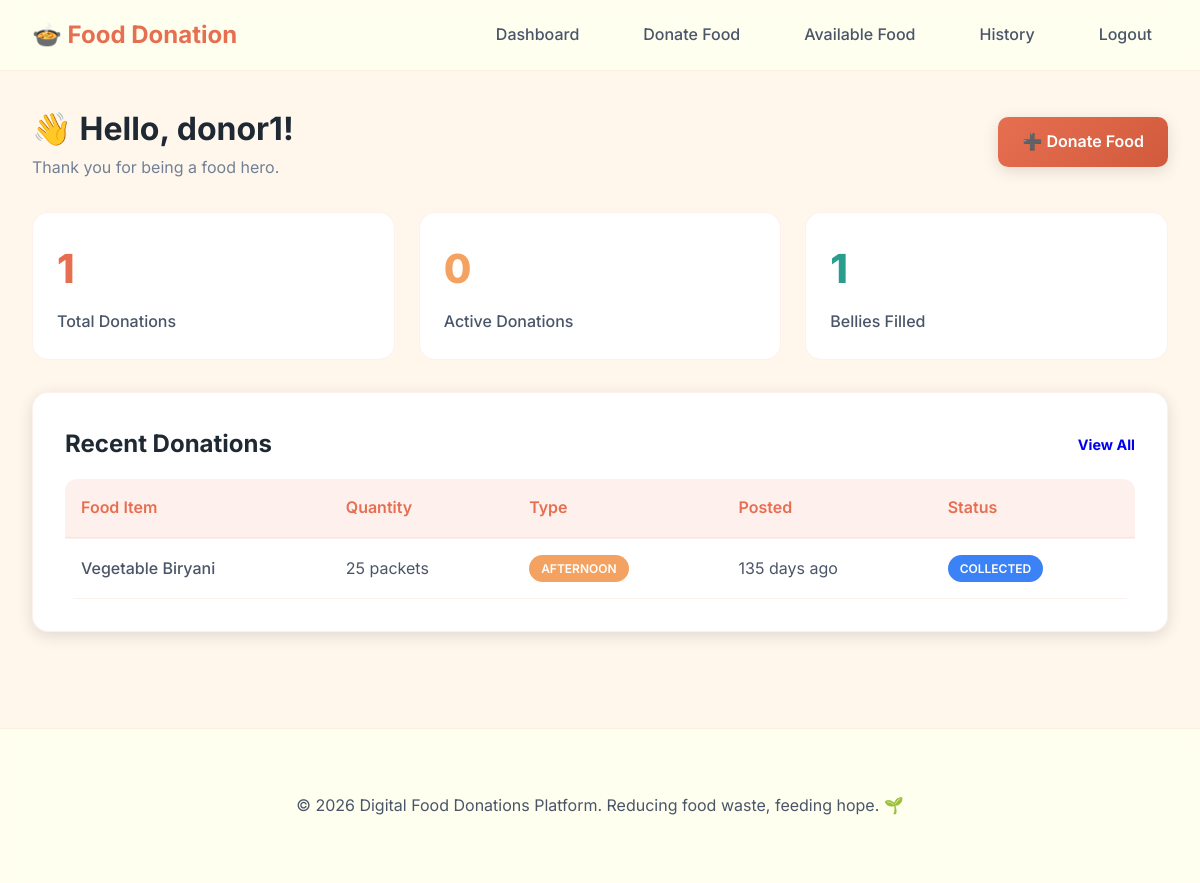
Page /user/dashboard (signed in) on the committed database.
### models.py (models this page shows, shortened)
class User(db.Model, UserMixin):
    __tablename__ = 'user'
    id = db.Column(db.Integer, primary_key=True)
    username = db.Column(db.String(80), unique=True, nullable=False)
    email = db.Column(db.String(120), unique=True, nullable=False)
    password_hash = db.Column(db.String(200), nullable=False)
    phone_number = db.Column(db.String(15), nullable=False)
    location = db.Column(db.String(100), nullable=False)
    role = db.Column(db.String(20), nullable=False)  # 'donor' or 'recipient'
    is_active = db.Column(db.Boolean, default=True)
    created_at = db.Column(db.DateTime, default=datetime.utcnow)
    donations = db.relationship('Donation', backref='donor', lazy=True, foreign_keys='Donation.donor_id')

class Donation(db.Model):
    __tablename__ = 'donation'
    id = db.Column(db.Integer, primary_key=True)
    donor_id = db.Column(db.Integer, db.ForeignKey('user.id'), nullable=False)
    food_name = db.Column(db.String(150), nullable=False)
    quantity = db.Column(db.String(50), nullable=False)
    food_time = db.Column(db.String(20), nullable=False)  # morning/afternoon/night
    expiry_datetime = db.Column(db.DateTime, nullable=False)
    location = db.Column(db.String(100), nullable=False)
    description = db.Column(db.Text, nullable=True)
    status = db.Column(db.String(20), default='available')  # available/accepted/collected/expired
    accepted_by = db.Column(db.Integer, db.ForeignKey('ngo.id'), nullable=True)
    created_at = db.Column(db.DateTime, default=datetime.utcnow)
    updated_at = db.Column(db.DateTime, default=datetime.utcnow, onupdate=datetime.utcnow)
    requests = db.relationship('Request', backref='donation', lazy=True)
    acceptor = db.relationship('NGO', backref='accepted_donations', foreign_keys=[accepted_by])

### app.py (the view)
@app.route('/user/dashboard')
@login_required
@role_required('user')
def user_dashboard():
    donations = Donation.query.filter_by(donor_id=current_user.id).order_by(Donation.created_at.desc()).limit(5).all()
    stats = {
        'total_donations': Donation.query.filter_by(donor_id=current_user.id).count(),
        'active_donations': Donation.query.filter_by(donor_id=current_user.id, status='available').count(),
        'completed': Donation.query.filter_by(donor_id=current_user.id, status='collected').count()
    }
    return render_template('user/dashboard.html', donations=donations, stats=stats)

### app.py (called while the page is built)
@login_manager.user_loader
def load_user(user_id):
    user_type = session.get('user_type')
    if user_type == 'user':
        return User.query.get(int(user_id))
    elif user_type == 'ngo':
        return NGO.query.get(int(user_id))
    elif user_type == 'admin':
        return Admin.query.get(int(user_id))
    return None

def role_required(role):
    def decorator(f):
        @wraps(f)
        def decorated_function(*args, **kwargs):
            if not current_user.is_authenticated:
                flash('Please login to access this page.', 'warning')
                return redirect(url_for('login'))
            if session.get('user_type') != role:
                flash('You do not have permission to access this page.', 'danger')
                return redirect(url_for('index'))
            return f(*args, **kwargs)
        return decorated_function
    return decorator

### utils.py (called while the page is built)
def format_time_ago(dt):
    if not dt:
        return "N/A"
    now = datetime.utcnow()
    diff = now - dt
    seconds = diff.total_seconds()
    if seconds < 60:
        return "just now"
    elif seconds < 3600:
        minutes = int(seconds / 60)
        return f"{minutes} minute{'s' if minutes > 1 else ''} ago"
    elif seconds < 86400:
        hours = int(seconds / 3600)
        return f"{hours} hour{'s' if hours > 1 else ''} ago"
    else:
        days = int(seconds / 86400)
        return f"{days} day{'s' if days > 1 else ''} ago"

### templates/user/dashboard.html (shortened to what this page needs)
{% extends "base.html" %}
{% block content %}
<div class="container">
    <div class="row" style="align-items: center; margin-bottom: 2rem;">
        <div class="col-3">
            <h1>👋 Hello, {{ current_user.username }}!</h1>
            <p style="color: var(--text-muted);">Thank you for being a food hero.</p>
        </div>
        <div class="col" style="text-align: right;">
            <a href="{{ url_for('user_donate') }}" class="btn btn-primary">
                ➕ Donate Food
            </a>
        </div>
    </div>
    <div class="stats-grid">
        <div class="stat-card">
            <div class="stat-value">{{ stats.total_donations }}</div>
            <div class="stat-label">Total Donations</div>
        </div>
        <div class="stat-card">
            <div class="stat-value" style="color: var(--warning);">{{ stats.active_donations }}</div>
            <div class="stat-label">Active Donations</div>
        </div>
        <div class="stat-card">
            <div class="stat-value" style="color: var(--success);">{{ stats.completed }}</div>
            <div class="stat-label">Bellies Filled</div>
        </div>
    </div>
    <div class="card fade-in">
        <div class="card-header">
            Recent Donations
            <a href="{{ url_for('user_history') }}"
                style="float: right; font-size: 0.9rem; margin-top: 0.5rem; text-decoration: none;">View All</a>
        </div>
        {% if donations %}
        <div class="table-container">
            <table>
                <thead>
                    <tr>
                        <th>Food Item</th>
                        <th>Quantity</th>
                        <th>Type</th>
                        <th>Posted</th>
                        <th>Status</th>
                    </tr>
                </thead>
                <tbody>
                    {% for donation in donations %}
                    <tr>
                        <td style="font-weight: 500;">{{ donation.food_name }}</td>
                        <td>{{ donation.quantity }}</td>
                        <td>
                            {% if donation.food_time == 'morning' %}
                            <span class="badge badge-info">Morning</span>
                            {% elif donation.food_time == 'afternoon' %}
                            <span class="badge badge-warning">Afternoon</span>
                            {% else %}
                            <span class="badge badge-secondary">Night</span>
                            {% endif %}
                        </td>
                        <td>{{ donation.created_at|time_ago }}</td>
                        <td>
                            {% if donation.status == 'available' %}
                            <span class="badge badge-success">Available</span>
                            {% elif donation.status == 'accepted' %}
                            <span class="badge badge-warning">Accepted</span>
                            {% elif donation.status == 'collected' %}
                            <span class="badge badge-info">Collected</span>
                            {% elif donation.status == 'expired' %}
                            <span class="badge badge-danger">Expired</span>
                            {% endif %}
                        </td>
                    </tr>
                    {% endfor %}
                </tbody>
            </table>
        </div>
        {% endif %}
    </div>
</div>
{% endblock %}

### static/css/style.css (style rules this page uses)
:root { --primary: #E76F51; --primary-dark: #d15a3d; --primary-light: #f08c71; --secondary: #2A9D8F; --secondary-dark: #21867a; --accent: #F4A261; --card-bg: #FFFFFF; --bg-primary: #FFF7EC; --bg-secondary: #fffefd; --bg-tertiary: #fdf9f4; --text-primary: #1F2933; --text-secondary: #4a5568; --text-muted: #718096; --success: #2A9D8F; --warning: #F4A261; --danger: #E76F51; --info: #3b82f6; --glass-bg: rgba(255, 255, 240, 0.9); --glass-border: rgba(231, 111, 81, 0.1); --shadow-sm: 0 2px 8px rgba(0, 0, 0, 0.08); --shadow-md: 0 4px 16px rgba(0, 0, 0, 0.12); --shadow-lg: 0 8px 32px rgba(0, 0, 0, 0.16); --shadow-glow: 0 0 20px rgba(231, 111, 81, 0.2); --transition: all 0.3s cubic-bezier(0.4, 0, 0.2, 1); }
* { margin: 0; padding: 0; box-sizing: border-box; }
body { font-family: 'Inter', sans-serif; background: var(--bg-primary); color: var(--text-primary); line-height: 1.6; min-height: 100vh; }
.btn { padding: 0.75rem 1.5rem; border: none; border-radius: 10px; font-weight: 600; cursor: pointer; transition: var(--transition); text-decoration: none; display: inline-block; font-size: 1rem; }
.btn-primary { background: linear-gradient(135deg, var(--primary) 0%, var(--primary-dark) 100%); color: white; box-shadow: var(--shadow-md); }
.card { background: var(--card-bg); backdrop-filter: blur(10px); border: 1px solid var(--glass-border); border-radius: 16px; padding: 2rem; box-shadow: var(--shadow-md); transition: var(--transition); }
.card-header { font-size: 1.5rem; font-weight: 700; margin-bottom: 1rem; color: var(--text-primary); }
.badge { padding: 0.25rem 0.75rem; border-radius: 20px; font-size: 0.75rem; font-weight: 600; text-transform: uppercase; display: inline-block; }
.badge-warning { background: var(--warning); color: white; }
.badge-info { background: var(--info); color: white; }
.table-container { overflow-x: auto; border-radius: 12px; background: var(--card-bg); backdrop-filter: blur(10px); }
table { width: 100%; border-collapse: collapse; }
thead { background: rgba(231, 111, 81, 0.1); }
th { padding: 1rem; text-align: left; font-weight: 600; color: var(--primary); border-bottom: 2px solid var(--glass-border); }
td { padding: 1rem; border-bottom: 1px solid var(--glass-border); color: var(--text-secondary); }
.container { max-width: 1200px; margin: 0 auto; padding: 2rem; }
.row { display: flex; flex-wrap: wrap; gap: 2rem; margin-bottom: 2rem; }
.col { flex: 1; min-width: 250px; }
.col-3 { flex: 0 0 calc(33.333% - 1.5rem); }
.stats-grid { display: grid; grid-template-columns: repeat(auto-fit, minmax(250px, 1fr)); gap: 1.5rem; margin-bottom: 2rem; }
.stat-card { background: var(--card-bg); backdrop-filter: blur(10px); border: 1px solid var(--glass-border); border-radius: 16px; padding: 1.5rem; transition: var(--transition); }
.stat-value { font-size: 2.5rem; font-weight: 800; color: var(--primary); margin-bottom: 0.5rem; }
.stat-label { color: var(--text-secondary); font-weight: 500; }
.fade-in { animation: fadeIn 0.5s ease-out; }

### rows in the picture
User: username "donor1"
Donation: food_name "Vegetable Biryani", quantity "25 packets", food_time "AFTERNOON", created_at "135 days ago", status "COLLECTED"

### other values in the picture
{{ stats.total_donations }} "1"
{{ stats.active_donations }} "0"
{{ stats.completed }} "1"
